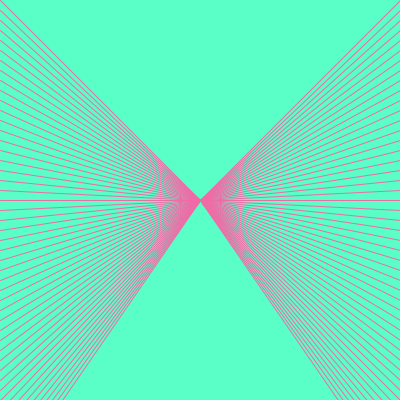
Frame 1 (no input)
Frame 60 (the mouse pressed at the canvas centre just before this capture): identical to frame 1, image omitted
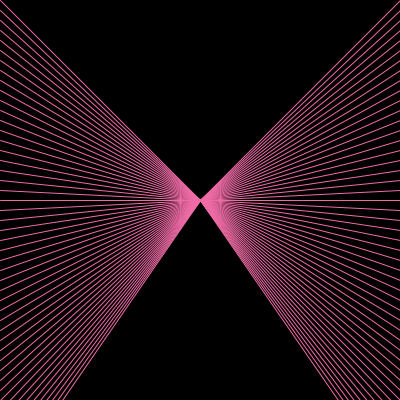
Frame 120 (the mouse held since frame 60 and released just before this capture)

The Processing sketch that drew these frames (run headless with seeded random() and noise(); from frame 60 on, the mouse is pressed at the canvas centre):

// Processing sketch: Marcone_Sofia4
// ── Marcone_Sofia4.pde
int b = 50;

void setup(){
size(400,400);
//background(90,255,200);
}

void draw() {
  //LINEAS 
  
  background(90,255,200);
  stroke(239,107,166);
  strokeWeight(1);
  for(int i = 0; i < b; i++){
    line(200,200,0, i*10);
  } for(int i = 0; i < b; i++){
    line(200,200,400, i*10);
  }
  //CAMBIO DE FONDO
  if(mousePressed){
    background(0);
      for(int i = 0; i < b; i++){
    line(200,200,0, i*10);
  } for(int i = 0; i < b; i++){
    line(200,200,400, i*10);
  }
  }

}
  
